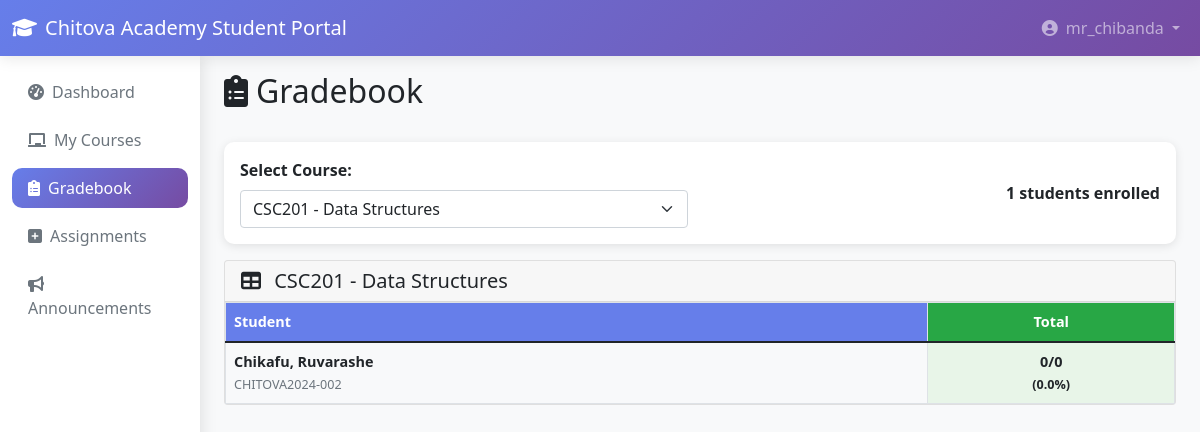
Page /gradebook.php (signed in) on the committed database.
### tables this page shows
CREATE TABLE IF NOT EXISTS courses (
    id INT PRIMARY KEY AUTO_INCREMENT,
    course_code VARCHAR(20) UNIQUE NOT NULL,
    course_name VARCHAR(100) NOT NULL,
    description TEXT,
    credits INT NOT NULL DEFAULT 3,
    teacher_id INT,
    semester VARCHAR(20) NOT NULL,
    year INT NOT NULL,
    max_students INT DEFAULT 30,
    status ENUM('active', 'inactive') DEFAULT 'active',
    FOREIGN KEY (teacher_id) REFERENCES teachers(id) ON DELETE SET NULL
);

CREATE TABLE IF NOT EXISTS enrollments (
    id INT PRIMARY KEY AUTO_INCREMENT,
    student_id INT NOT NULL,
    course_id INT NOT NULL,
    enrollment_date TIMESTAMP DEFAULT CURRENT_TIMESTAMP,
    status ENUM('enrolled', 'dropped', 'completed') DEFAULT 'enrolled',
    final_grade DECIMAL(5,2),
    letter_grade ENUM('A', 'B', 'C', 'D', 'E', 'F', 'U') DEFAULT NULL,
    FOREIGN KEY (student_id) REFERENCES students(id) ON DELETE CASCADE,
    FOREIGN KEY (course_id) REFERENCES courses(id) ON DELETE CASCADE,
    UNIQUE KEY unique_enrollment (student_id, course_id)
);

CREATE TABLE IF NOT EXISTS students (
    id INT PRIMARY KEY AUTO_INCREMENT,
    user_id INT NOT NULL,
    student_id VARCHAR(20) UNIQUE NOT NULL,
    first_name VARCHAR(50) NOT NULL,
    last_name VARCHAR(50) NOT NULL,
    date_of_birth DATE,
    phone VARCHAR(15),
    address TEXT,
    enrollment_date DATE NOT NULL,
    status ENUM('active', 'inactive', 'graduated') DEFAULT 'active',
    gpa DECIMAL(3,2) DEFAULT 0.00,
    FOREIGN KEY (user_id) REFERENCES users(id) ON DELETE CASCADE
);

### gradebook.php (the view, shortened to what this page needs)
<?php
require_once __DIR__ . '/../config.php';
$userId = $_SESSION['user_id'];
$stmt = $pdo->prepare("
    SELECT t.* FROM teachers t
    WHERE t.user_id = ?
");
$stmt->execute([$userId]);
$teacherInfo = $stmt->fetch();
$stmt = $pdo->prepare("
    SELECT c.*, COUNT(e.id) as enrolled_students
    FROM courses c
    LEFT JOIN enrollments e ON (c.id = e.course_id AND e.status = 'enrolled')
    WHERE c.teacher_id = ?
    GROUP BY c.id
    ORDER BY c.course_name
");
$stmt->execute([$teacherInfo['id']]);
$courses = $stmt->fetchAll();
$selectedCourseId = $_GET['course_id'] ?? ($courses[0]['id'] ?? null);
$selectedCourse = null;
$students = [];
if ($selectedCourseId) {
    foreach ($courses as $course) {
        if ($course['id'] == $selectedCourseId) {
            $selectedCourse = $course;
            break;
        }
    }
    $stmt = $pdo->prepare("
        SELECT s.*, u.email, e.id as enrollment_id
        FROM enrollments e
        JOIN students s ON e.student_id = s.id
        JOIN users u ON s.user_id = u.id
        WHERE e.course_id = ? AND e.status = 'enrolled'
        ORDER BY s.last_name, s.first_name
    ");
    $stmt->execute([$selectedCourseId]);
    $students = $stmt->fetchAll();
}
?>
<!DOCTYPE html>
<html lang="en">
<head>
    <link href="https://cdn.jsdelivr.net/npm/bootstrap@5.1.3/dist/css/bootstrap.min.css" rel="stylesheet">
    <link href="https://cdnjs.cloudflare.com/ajax/libs/font-awesome/6.0.0/css/all.min.css" rel="stylesheet">
</head>
<body>
    <nav class="navbar navbar-expand-lg navbar-dark">
        <div class="container-fluid">
            <a class="navbar-brand" href="dashboard.php">
                <i class="fas fa-graduation-cap me-2"></i><?php echo APP_NAME; ?>
            </a>
            <div class="navbar-nav ms-auto">
                <div class="nav-item dropdown">
                    <a class="nav-link dropdown-toggle" href="#" id="navbarDropdown" role="button"
                       data-bs-toggle="dropdown" aria-expanded="false">
                        <i class="fas fa-user-circle me-2"></i><?php echo $_SESSION['username']; ?>
                    </a>
                </div>
            </div>
        </div>
    </nav>
    <div class="container-fluid">
        <div class="row">
            <nav class="col-md-2 sidebar">
                <div class="position-sticky pt-3">
                    <ul class="nav nav-pills flex-column mb-auto">
                        <li class="nav-item">
                            <a href="dashboard.php" class="nav-link">
                                <i class="fas fa-tachometer-alt me-2"></i>Dashboard
                            </a>
                        </li>
                        <li class="nav-item">
                            <a href="my-courses.php" class="nav-link">
                                <i class="fas fa-chalkboard me-2"></i>My Courses
                            </a>
                        </li>
                        <li class="nav-item">
                            <a href="gradebook.php" class="nav-link active">
                                <i class="fas fa-clipboard-list me-2"></i>Gradebook
                            </a>
                        </li>
                        <li class="nav-item">
                            <a href="manage-assignments.php" class="nav-link">
                                <i class="fas fa-plus-square me-2"></i>Assignments
                            </a>
                        </li>
                        <li class="nav-item">
                            <a href="announcements.php" class="nav-link">
                                <i class="fas fa-bullhorn me-2"></i>Announcements
                            </a>
                        </li>
                    </ul>
                </div>
            </nav>
            <main class="col-md-10 ms-sm-auto px-md-4">
                <div class="pt-3 pb-2 mb-3">
                    <h1 class="h2">
                        <i class="fas fa-clipboard-list me-2"></i>Gradebook
                    </h1>
                </div>
                <div class="course-selector">
                    <div class="row align-items-center">
                        <div class="col-md-6">
                            <label for="courseSelect" class="form-label fw-bold">Select Course:</label>
                            <select class="form-select" id="courseSelect" onchange="changeCourse()">
                                <?php foreach ($courses as $course): ?>
                                    <option value="<?php echo $course['id']; ?>"
                                            <?php echo $course['id'] == $selectedCourseId ? 'selected' : ''; ?>>
                                        <?php echo $course['course_code'] . ' - ' . $course['course_name']; ?>
                                    </option>
                                <?php endforeach; ?>
                            </select>
                        </div>
                        <?php if ($selectedCourse): ?>
                        <div class="col-md-6 text-end">
                            <strong><?php echo $selectedCourse['enrolled_students']; ?> students enrolled</strong>
                        </div>
                        <?php endif; ?>
                    </div>
                </div>
                <?php if ($selectedCourse && !empty($students)): ?>
                <div class="card">
                    <div class="card-header">
                        <h5 class="mb-0">
                            <i class="fas fa-table me-2"></i>
                            <?php echo $selectedCourse['course_code'] . ' - ' . $selectedCourse['course_name']; ?>
                        </h5>
                    </div>
                    <div class="card-body p-0">
                        <div class="table-responsive" style="max-height: 600px; overflow-y: auto;">
                            <table class="table table-bordered gradebook-table mb-0">
                                <thead>
                                    <tr>
                                        <th style="position: sticky; left: 0; z-index: 11; background-color: var(--primary-color);">Student</th>
                                        <th class="text-center" style="background-color: #28a745;">Total</th>
                                    </tr>
                                </thead>
                                <tbody>
                                    <?php foreach ($students as $student): ?>
                                    <tr class="student-row">
                                        <td style="position: sticky; left: 0; background-color: #f8f9fa; z-index: 10;">
                                            <strong><?php echo $student['last_name'] . ', ' . $student['first_name']; ?></strong><br>
                                            <small class="text-muted"><?php echo $student['student_id']; ?></small>
                                        </td>
                                        <?php
                                        $totalEarned = 0;
                                        $totalPossible = 0;
                                        ?>
                                        <td class="text-center fw-bold" style="background-color: #e8f5e8;">
                                            <?php
                                            $percentage = $totalPossible > 0 ? ($totalEarned / $totalPossible) * 100 : 0;
                                            echo $totalEarned . '/' . $totalPossible . '<br>';
                                            echo '<small>(' . number_format($percentage, 1) . '%)</small>';
                                            ?>
                                        </td>
                                    </tr>
                                    <?php endforeach; ?>
                                </tbody>
                            </table>
                        </div>
                    </div>
                </div>
                <?php endif; ?>
            </main>
        </div>
    </div>
</body>
</html>

### gradebook.php (style rules this page uses)
:root { --primary-color: #667eea; --secondary-color: #764ba2; }
body { background-color: #f8f9fa; }
.navbar { background: linear-gradient(135deg, var(--primary-color) 0%, var(--secondary-color) 100%); box-shadow: 0 2px 15px rgba(0, 0, 0, 0.1); }
.sidebar { background: white; min-height: calc(100vh - 76px); box-shadow: 2px 0 15px rgba(0, 0, 0, 0.1); }
.nav-pills .nav-link { color: #6c757d; margin-bottom: 0.5rem; border-radius: 10px; }
.nav-pills .nav-link.active { background: linear-gradient(135deg, var(--primary-color) 0%, var(--secondary-color) 100%); }
.gradebook-table { font-size: 0.9rem; }
.gradebook-table th { background-color: var(--primary-color); color: white; position: sticky; top: 0; z-index: 10; }
.student-row { background-color: #f8f9fa; }
.course-selector { background: white; border-radius: 10px; padding: 1rem; margin-bottom: 1rem; box-shadow: 0 2px 10px rgba(0, 0, 0, 0.1); }

### rows in the picture
courses: course_code "CSC201", course_name "Data Structures"
enrollments: student.last_name "Chikafu", student.first_name "Ruvarashe", student.student_id "CHITOVA2024-002", totalEarned "0", totalPossible "0", percentage "0.0"

### other values in the picture
APP_NAME "Chitova Academy Student Portal"
$_SESSION['username'] "mr_chibanda"
$selectedCourse['enrolled_students'] "1"
form field value "CSC201 - Data Structures"
